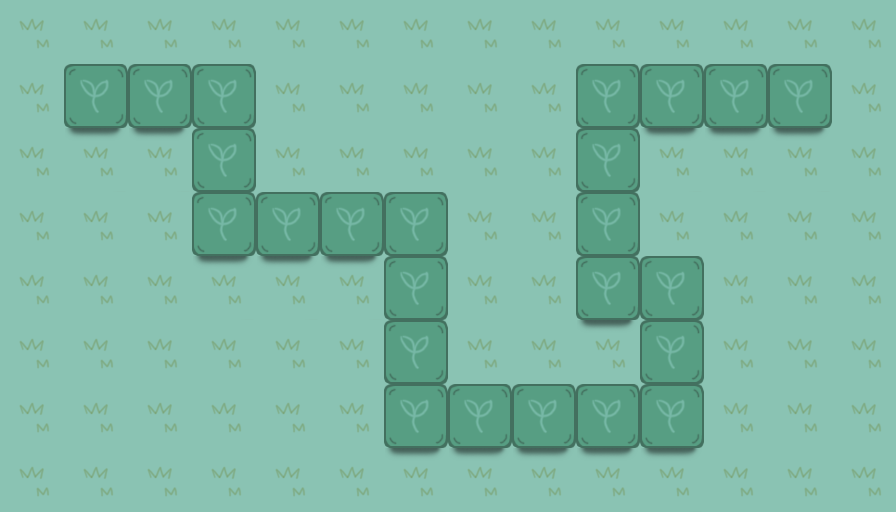

The image is a tile-based game level rendered from a .tmx file. Its description and source (layers, tilesets, objects; grid data summarised) follow:
An orthogonal 14x8 tile map with 64x64 px tiles, 2 tile layers (bg, road) and 33 objects (10x xiaocao, 8x waypoint, 7x honglan, 4x lvjuan, 2x xiaomo, ...).

<map version="1.0" orientation="orthogonal" width="14" height="8" tilewidth="64" tileheight="64">
 <tileset firstgid="1" name="map" tilewidth="64" tileheight="64">
  <image source="map.png" width="512" height="512" />
 </tileset>
 <layer name="bg" width="14" height="8">
  <data>[112 cells, 112 non-empty, 2 distinct tile ids]</data>
 </layer>
 <layer name="road" width="14" height="8">
  <data>[112 cells, 24 non-empty, 1 distinct tile ids]</data>
 </layer>
 <objectgroup name="object" width="14" height="8">
  <object name="jam" type="lvjuan" x="64" y="448" />
  <object name="jam" type="xiaocao" x="64" y="192" />
  <object name="jam" type="xiaocao" x="128" y="192" />
  <object name="jam" type="honglan" x="128" y="256" />
  <object name="jam" type="honglan" x="192" y="320" />
  <object name="jam" type="xiaomo" x="256" y="320" />
  <object name="jam" type="xiaocao" x="320" y="320" />
  <object name="jam" type="lvjuan" x="256" y="512" />
  <object name="jam" type="honglan" x="256" y="192" />
  <object name="jam" type="honglan" x="320" y="192" />
  <object name="jam" type="xiaocao" x="384" y="192" />
  <object name="jam" type="xiaocao" x="448" y="192" />
  <object name="jam" type="lvjuan" x="448" y="384" />
  <object name="jam" type="honglan" x="384" y="512" />
  <object name="jam" type="xiaocao" x="512" y="512" />
  <object name="jam" type="xiaocao" x="576" y="512" />
  <object name="jam" type="xiaocao" x="640" y="512" />
  <object name="jam" type="lvjuan" x="704" y="448" />
  <object name="jam" type="xiaocao" x="640" y="256" />
  <object name="jam" type="xiaocao" x="640" y="192" />
  <object name="jam" type="honglan" x="704" y="192" />
  <object name="jam" type="honglan" x="768" y="192" />
  <object name="jam" type="xiaomo" x="512" y="128" />
  <object name="points0" type="start" x="96" y="96" />
  <object name="points1" type="waypoint" x="224" y="96" />
  <object name="points2" type="waypoint" x="224" y="224" />
  <object name="points3" type="waypoint" x="416" y="224" />
  <object name="points4" type="waypoint" x="416" y="416" />
  <object name="points5" type="waypoint" x="672" y="416" />
  <object name="points6" type="waypoint" x="672" y="288" />
  <object name="points7" type="waypoint" x="608" y="288" />
  <object name="points8" type="waypoint" x="608" y="96" />
  <object name="points9" type="end" x="800" y="96" />
 </objectgroup>
</map>
